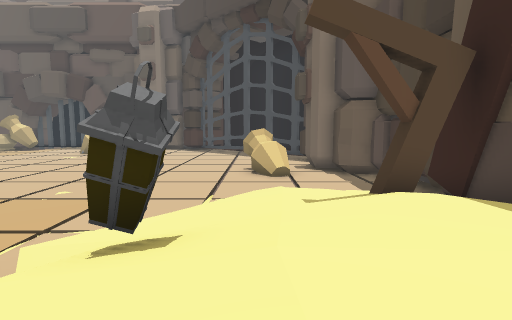
View 1 (above)

24 first-person views from a walk through a 3-D level made in the Unity game engine. The camera is 1.4 m above the floor, tilts 6° down and sees 80° across. The floor is counted in squares, 2 m on a side. Each view is taken from the middle of a square. On the plan, view 1 faces up. The plan holds only what a view shows up to about 10 squares ahead; the rest is blank. The place goes on beyond the plan. The player character is not drawn.

View 2
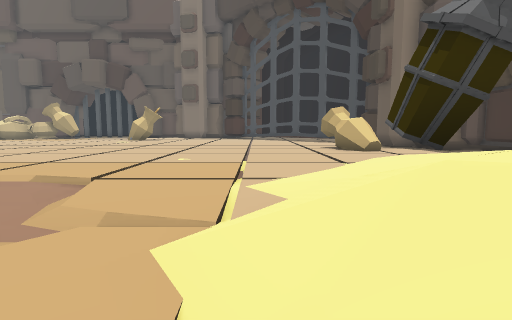

View 3
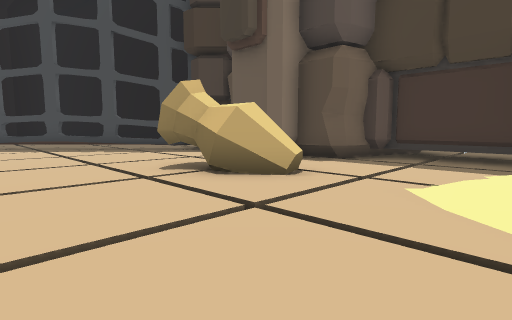

View 4
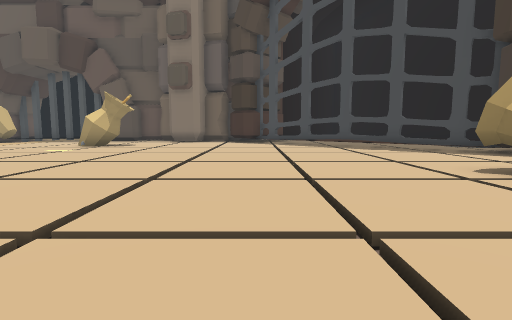

View 5
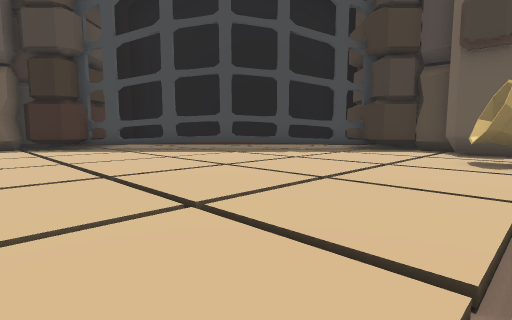

View 6
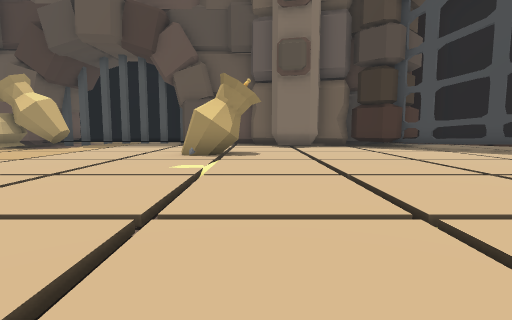

View 7
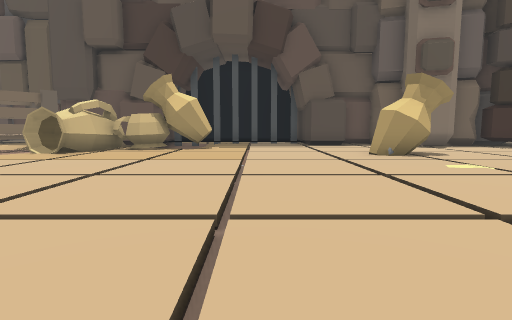

View 8
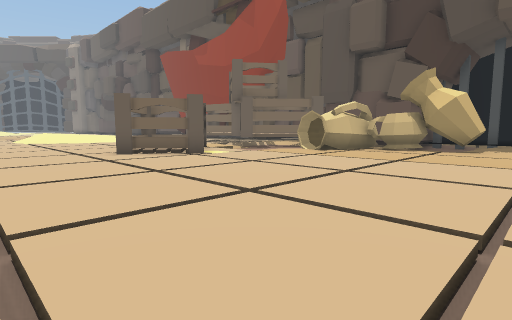

View 9
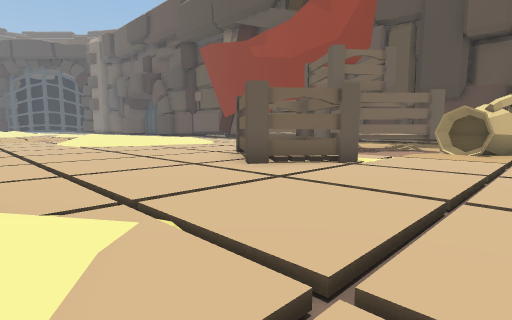

View 10
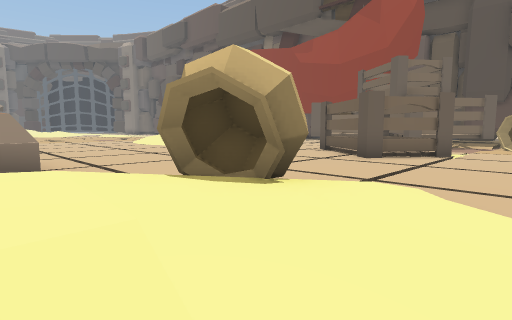

View 11
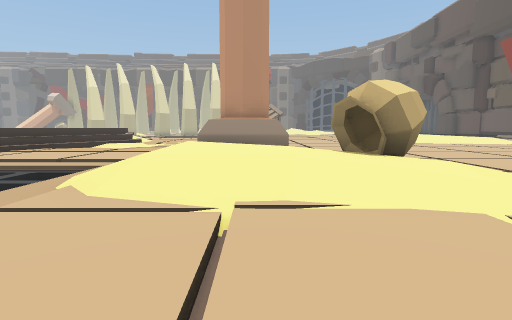

View 12
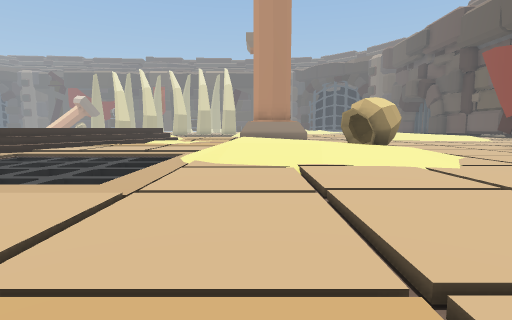

View 13
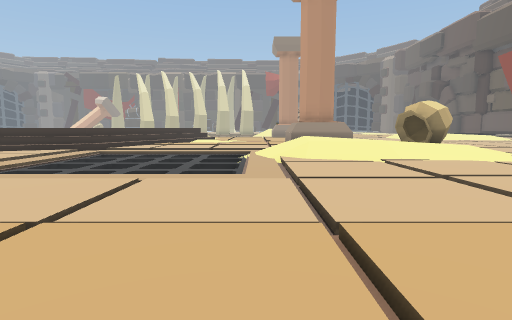

View 14
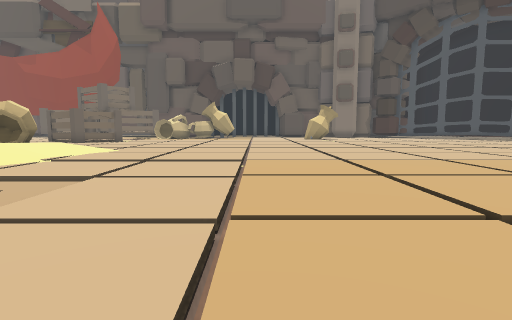

View 15
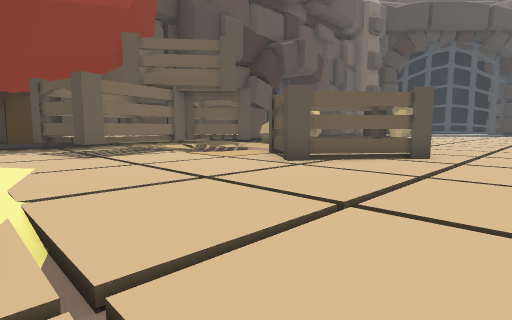

View 16
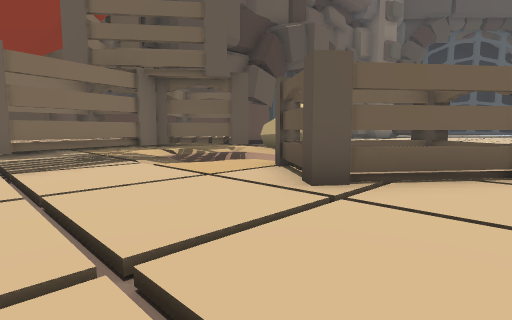

View 17
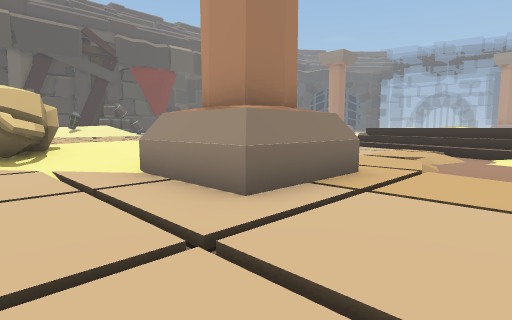

View 18
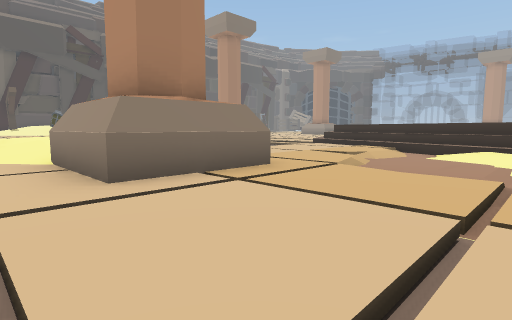

View 19
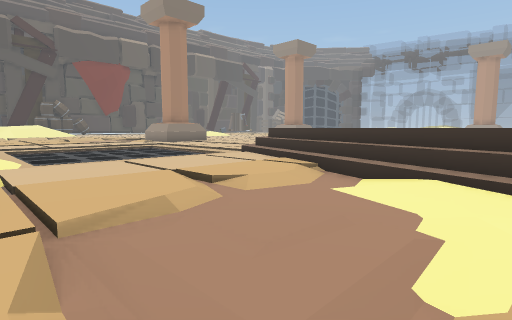

View 20
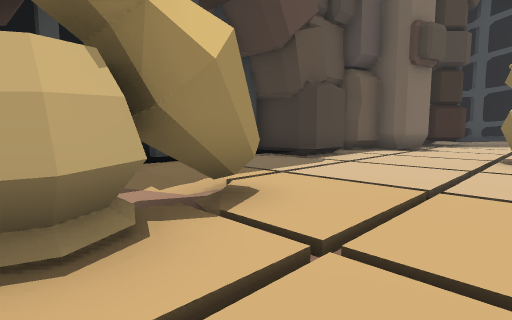

View 21
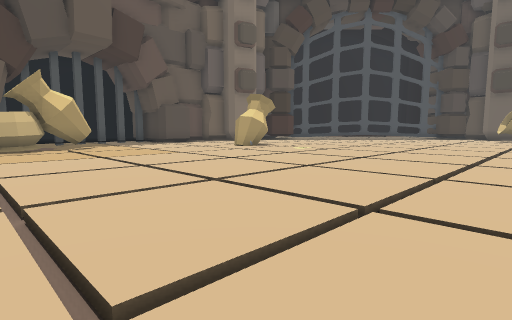

View 22
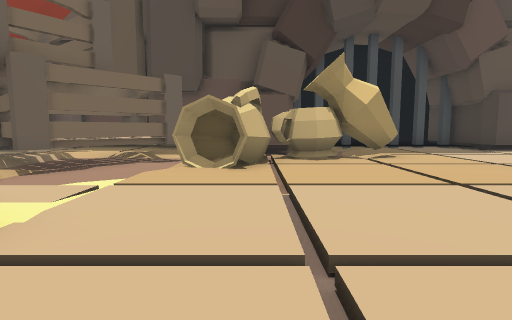

View 23
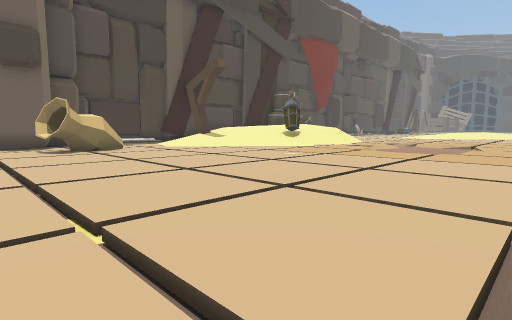

View 24
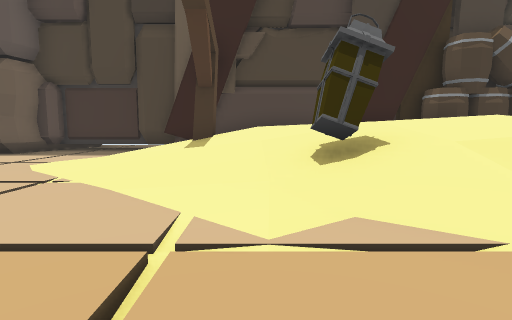

### Floor plan
Key: @ floor where view 1 was taken; # wall or solid block; . main floor; : floor 0.25 m higher than the main floor; - floor 0.25 m lower than the main floor; + floor 0.5 m higher than the main floor; * floor 0.75 m higher than the main floor; % floor 1.25 m higher than the main floor; & floor 1.5 m higher than the main floor; $ floor 1.75 m higher than the main floor; / step, stairs or slope; = window, fence, low wall or low ledge; ^ raised ledge; v drop or lower ground; T thing the floor can be seen under or through; O other object.
Columns run from 30 left of view 1 to 5 right of it. Each row starts with its distance up from view 1.
 24  ####..       /:/:#####
 23  ......     #-........####
 22  .#  T- T####-#..........###
 21  .TTTTTTT-#####............##
 20  -TT--TT--##----------------##
 19  ......---..........O........###
 18  ......---....................=##
 17 :.....##.......................=#
 16 :.....####......................##
 15 /......##........................#
 14 .................................#
 13 ................................##
 12 ..............................#.##
 11 ........../...................##.##
 10 .........//....................#..##
  9 -------/##+:-----------------------#
  8 ....##./+++:.......................#
  7 ....## +**+...................::: ##
  6 ....##  **+...................:+/ #
  5 ....../ ///..................:+*/ #
  4 .--....-/-----.........--...:///%%#
  3 .--....-/=vvv-...... ..--..//O/&&%#
  2 ----...-vvvvv-.....  .-  -.//%&&& #
  1 =/-....-vvvvv-....        .//&$$  #
  0 ^^///..-vvvvv-. .          / &@  /#
 -1   ^^///-vvvvv                    O#

Where each view was taken, in squares from view 1:
view 1: 0 up, 0 right, facing up
view 2: 0 up, 3 left, facing up
view 3: 7 up, 3 left, facing up-right
view 4: 7 up, 4 left, facing up
view 5: 11 up, 7 left, facing up-right
view 6: 11 up, 9 left, facing up
view 7: 11 up, 14 left, facing up
view 8: 11 up, 14 left, facing up-left
view 9: 10 up, 18 left, facing up-left
view 10: 7 up, 19 left, facing up-left
view 11: 7 up, 16 left, facing left
view 12: 6 up, 13 left, facing left
view 13: 4 up, 12 left, facing left
view 14: 0 up, 14 left, facing up
view 15: 12 up, 30 left, facing up-right
view 16: 14 up, 28 left, facing up-right
view 17: 10 up, 29 left, facing down-right
view 18: 9 up, 30 left, facing down-right
view 19: 5 up, 30 left, facing down-right
view 20: 19 up, 18 left, facing up-right
view 21: 10 up, 19 left, facing up-right
view 22: 14 up, 19 left, facing up
view 23: 14 up, 10 left, facing down-right
view 24: 4 up, 5 left, facing right
